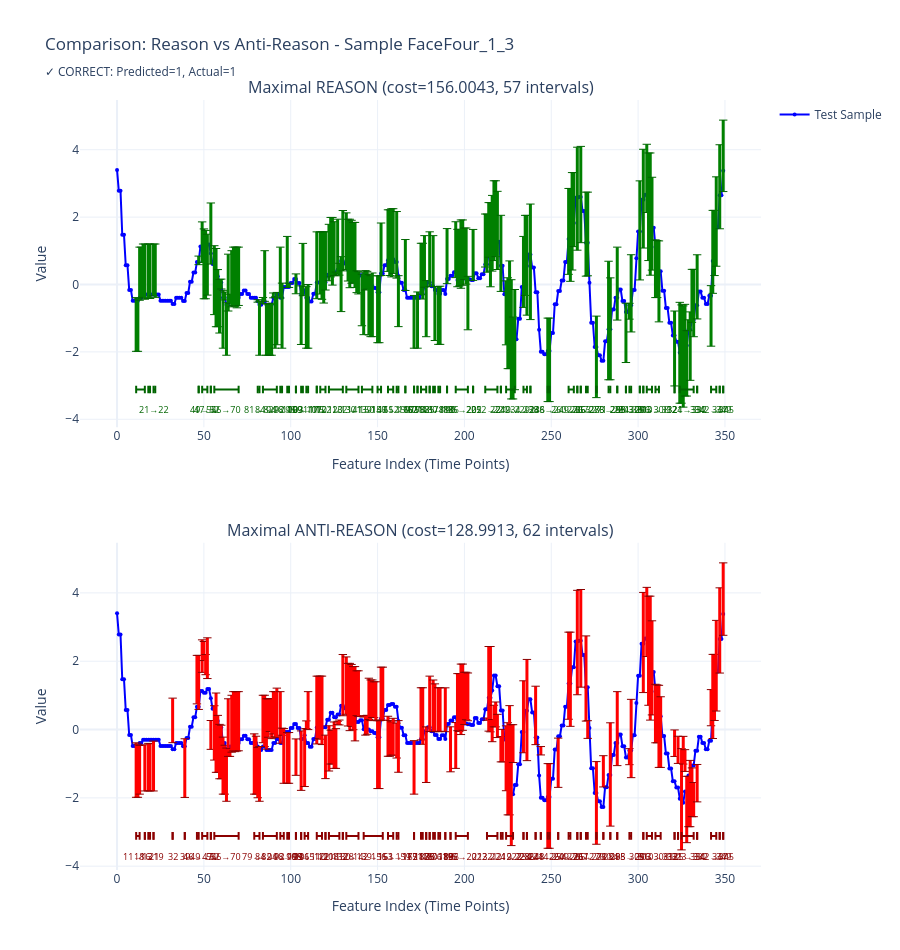

Write notebook code for a chart like this one.
### Code cell
# Plot 4: Combined view - Reason vs Anti-Reason
from etl.reasons_analysis import visualize_sample_comparison

fig = visualize_sample_comparison(sample_id, tests_sample, feature_names)
if fig is not None:
    fig.show()
